Frame 1 (no input): blank canvas, image omitted
Frame 60 (no input): blank canvas, image omitted
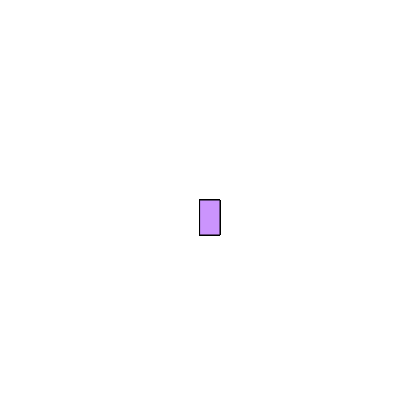
Frame 120 (the mouse pressed at the canvas centre since frame 60)

The p5.js sketch whose frames 1 and 60 were blank and that drew this single picture after the mouse press (run headless with seeded random() and noise() and a simulated clock; from frame 60 on, the mouse is pressed at the canvas centre):

// p5.js sketch
// ── sketch.js
function setup() {
    createCanvas(400, 400);
    background("white")
  }
  
  function draw() {
    stroke("#000000");
    fill("rgb(203,148,253)");
    
    
    if (mouseIsPressed) {
      rect(mouseX, mouseY, 20, 35);
    }
  }
  
